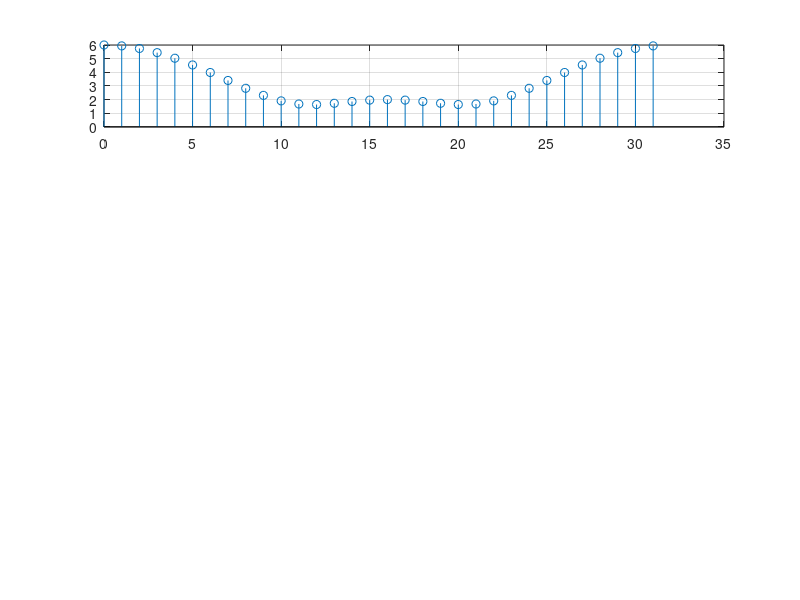

The MATLAB script that drew this image: (Note: this script raises an error after producing the figure.)
% ------------------------------------------------------------------------
% DSP A2
% Mitchell Stride, 201517901
% ------------------------------------------------------------------------
clear;
close all;
clc;

% Question 1 --------------------------------------------------------------
% Question 1ai ------
N = [32 64 128 256];
figure('Name','1Ai','NumberTitle','off');
for i = 1:1:4
    xn_k = zeros(N(i), 1);
    xn=zeros(N(i), 1);
    xn(1)=3;
    xn(2)=2;
    xn(3)=1;

    for k = 1:N(i)
        xk = 0;
        for n = 1:N(i)
            xk = xn(n)*exp((-1j)*(2*pi/N(i))*(k-1)*(n-1)) + xk;
        end
        xn_k(k) = xk;
    end
    
    %Plotting
    subplot(4,1,i); stem(0:(N(i)-1),abs(xn_k)); grid; 
    title('N = ' + string(N(i))); xlabel('N'); ylabel('Xi(k)');
    xlim([0 N(i)-1]);
    %stem(n,hA,'filled','k');
end

% Question 1aii ------
N = [32 64 128 256];
figure('Name','1Aii','NumberTitle','off');
for i = 1:1:4
    xn_k = zeros(N(i), 1);
    xn=zeros(N(i), 1);
    xn(1)=1;
    xn(2)=1;
    xn(3)=1;
    xn(4)=1;
    xn(5)=1;
    xn(6)=1;

    for k = 1:N(i)
        xk = 0;
        for n = 1:N(i)
            xk = xn(n)*exp((-1j)*(2*pi/N(i))*(k-1)*(n-1)) + xk;
        end
        xn_k(k) = xk;
    end
    
    %Plotting
    subplot(4,1,i); stem(0:(N(i)-1),abs(xn_k)); grid; 
    title('N = ' + string(N(i))); xlabel('N'); ylabel('Xi(k)');
    xlim([0 N(i)-1]);
    %stem(n,hA,'filled','k');
end

% Question 1b ------
% Question 1bi ------
fprintf('Question 1bi \n');
xn =0;
xn(1)=3;
xn(2)=2;
xn(3)=1;

Xi = 0;
w = [2*pi/32 9*pi/8];

%Finding Xi
for m=1:2
    for i=1:length(xn)
        Xi = xn(i)*exp((-1j)*(w(m))*(i-1)) + Xi;
    end
    fprintf('1bi) Xi with w = ' + string(w(m)))
    abs(Xi)
    Xi = 0;
end

% Question 1bii ------
xn=0;
xn(1)=1;
xn(2)=1;
xn(3)=1;
xn(4)=1;
xn(5)=1;
xn(6)=1;

Xi = 0;

%Finding Xi
for m=1:2
    for i=1:length(xn)
        Xi = xn(i)*exp((-1j)*(w(m))*(i-1)) + Xi;
    end
    fprintf('1bii) Xi with w= ' + string(w(m)))
    abs(Xi)
    Xi = 0;
end

% Question 2 --------------------------------------------------------------
% Question 2ai ------
figure('Name','2Ai','NumberTitle','off');
for i = 1:1:4
    xn_k = zeros(N(i), 1);
    xn=zeros(N(i), 1);
    xn(1)=3;
    xn(2)=2;
    xn(3)=1;

xn_k = fft(xn);
    
    %Plotting
    subplot(4,1,i); stem(0:(N(i)-1),abs(xn_k)); grid; 
    title('N = ' + string(N(i))); xlabel('N'); ylabel('Xi(k)');
    xlim([0 N(i)-1]);
    %stem(n,hA,'filled','k');
end

% Question 2aii ------
figure('Name','2Aii','NumberTitle','off');
for i = 1:1:4
    xn_k = zeros(N(i), 1);
    xn=zeros(N(i), 1);
    xn(1)=1;
    xn(2)=1;
    xn(3)=1;
    xn(4)=1;
    xn(5)=1;
    xn(6)=1;

xn_k = fft(xn);
       
    %Plotting
    subplot(4,1,i); stem(0:(N(i)-1),abs(xn_k)); grid; 
    title('N = ' + string(N(i))); xlabel('N'); ylabel('Xi(k)');
    xlim([0 N(i)-1]);
    %stem(n,hA,'filled','k');
end

% Question 3 --------------------------------------------------------------
% Question 3a ------
fs = 100;
Ts = 1/fs;
t = 0:0.0001:0.5;
n = 0:Ts:0.5;

xt = sin(pi/6*t);
xn = sin(pi/6*n);

%Plotting
figure('Name','3A','NumberTitle','off');
plot(t, xt); hold on;
stem(n, xn); hold off;
grid; title('x[n] = sin((π/6)*n)'); xlabel('t [s]'); 
ylabel('x(t), x(nT)');

% Question 3b ------
fs = 4;
Ts = 1/fs;
t = 0:0.0001:15;
n = 0:Ts:15;

xt = (0.9.^t).*cos(pi/8*t);
xn = (0.9.^n).*cos(pi/8*n);

%Plotting
figure('Name','3B','NumberTitle','off');
plot(t, xt); hold on;
stem(n, xn); hold off;
grid; title('x[n] = (0.9.^n)cos((π/8)*n)'); xlabel('t [s]'); 
ylabel('x(t), x(nT)');

% Question 3c ------
fs = 20;
Ts = 1/fs;
t = 0:0.0001:2.5;
n = 0:Ts:2.5;

xt = t;
xn = n;

%Plotting
figure('Name','3C','NumberTitle','off');
plot(t, xt); hold on;
stem(n, xn); hold off;
grid; title('x[n] = n'); xlabel('t [s]'); 
ylabel('x(t), x(nT)');

% Question 4 --------------------------------------------------------------
% Question 4a ------
EEG = load('Assign2_eeg.mat');
fs = 256;
Ts = 1/fs;
Ns = 5409; %From inspection after loading file
time = Ts*(Ns-1);
t = 0:Ts:time;

figure('Name','4A','NumberTitle','off');
plot(t,EEG.data);  grid; 
title('EEG Signal'); xlabel('t [s]'); ylabel('EEG');
xlim([0 time]);

% Question 4b ------
eeg_fft = abs(fft(EEG.data));
ws = fs*2*pi;
Ws = 0:ws/(Ns-1):ws;

figure('Name','4B','NumberTitle','off');
plot(Ws,eeg_fft);  grid; 
title('EEG Signal FFT'); xlabel('Ws'); ylabel('EEG FFT');
xlim([0 ws]);

% Question 5 --------------------------------------------------------------
% Question 5a ------
fprintf('Question 5a')
b = [0.0001201 0.0009608 0.003363 0.006725 0.008407 0.006725 0.003363 0.0009608 0.0001201];
a = [1 -3.919 7.325 -8.275 6.106 -2.989 0.9423 -0.1742 0.01442];
Hz=tf(b,a)
%Select option to open by default.
fvtool(b,a,'freq'); %'freq', 'impulse', 'polezero'

% Question 5c ------
%Create Xn
fs = 10;
Ts = 1/fs;
time = 20; %Sampling 25Hz for 20s
% t = 0:0.0001:time;
n = 0:Ts:time;

% xt = sin((pi/5)*t);
xn = sin((9*pi/2)*n) + sin((pi/5)*n);
yn = filter(b,a,xn);
xn_filt = sin((pi/5)*n);

figure('Name','5C','NumberTitle','off');
subplot(3,1,1); stem(n,xn); grid; title('Input Signal x[n] = sin((9π/2)*n) + sin((π/5)*n)'); 
xlabel('t [s]'); ylabel('x[n]'); xlim([0 time]);

subplot(3,1,2); stem(n,yn); grid; title('Filtered Signal y[n]'); 
xlabel('t [s]'); ylabel('y[n]'); xlim([0 time]);

subplot(3,1,3); stem(n,xn_filt); grid; title('Reference x[n] = sin((π/5)*n)'); 
xlabel('t [s]'); ylabel('x[n]'); xlim([0 time]);
